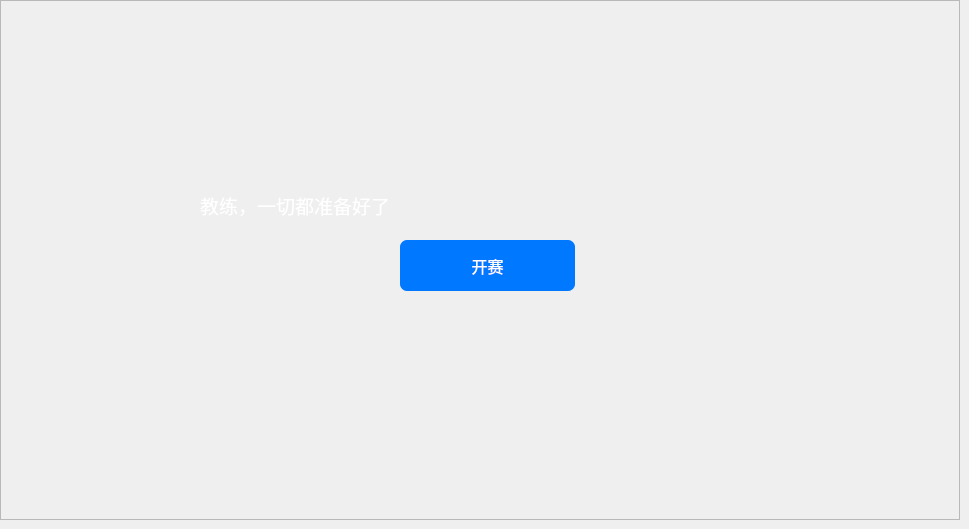
    <widget class="QWidget" name="page_13">
     <widget class="QFrame" name="frame_2">
      <property name="geometry">
       <rect>
        <x>0</x>
        <y>0</y>
        <width>960</width>
        <height>520</height>
       </rect>
      </property>
      <property name="styleSheet">
       <string notr="true">#frame_2{background-image: url(:/Image/football_field_21.jpg);}</string>
      </property>
      <property name="frameShape">
       <enum>QFrame::StyledPanel</enum>
      </property>
      <property name="frameShadow">
       <enum>QFrame::Raised</enum>
      </property>
      <widget class="QPushButton" name="gameBeginBtn">
       <property name="geometry">
        <rect>
         <x>400</x>
         <y>240</y>
         <width>175</width>
         <height>51</height>
        </rect>
       </property>
       <property name="font">
        <font>
         <family>黑体</family>
         <pointsize>12</pointsize>
        </font>
       </property>
       <property name="styleSheet">
        <string notr="true">QPushButton { background-color: rgb(0, 120, 255); border-radius: 7px; color: rgb(255, 255, 255); } QPushButton:hover { background-color: rgb(46, 231, 253); }</string>
       </property>
       <property name="text">
        <string>开赛</string>
       </property>
      </widget>
      <widget class="QLabel" name="label_18">
       <property name="geometry">
        <rect>
         <x>200</x>
         <y>170</y>
         <width>591</width>
         <height>71</height>
        </rect>
       </property>
       <property name="font">
        <font>
         <family>黑体</family>
         <pointsize>14</pointsize>
        </font>
       </property>
       <property name="styleSheet">
        <string notr="true">color: rgb(255, 255, 255);</string>
       </property>
       <property name="text">
        <string>教练，一切都准备好了</string>
       </property>
      </widget>
     </widget>
    </widget>
